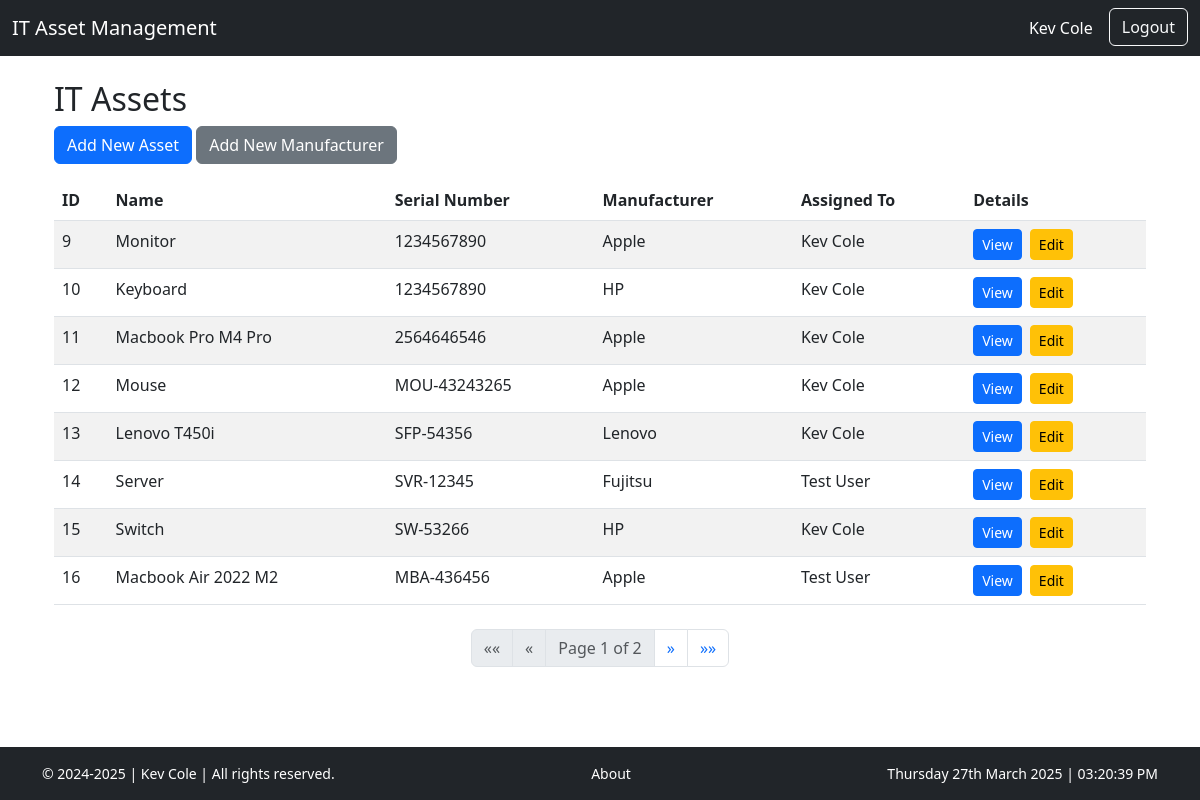
Page / (signed in) on the earlier database version.
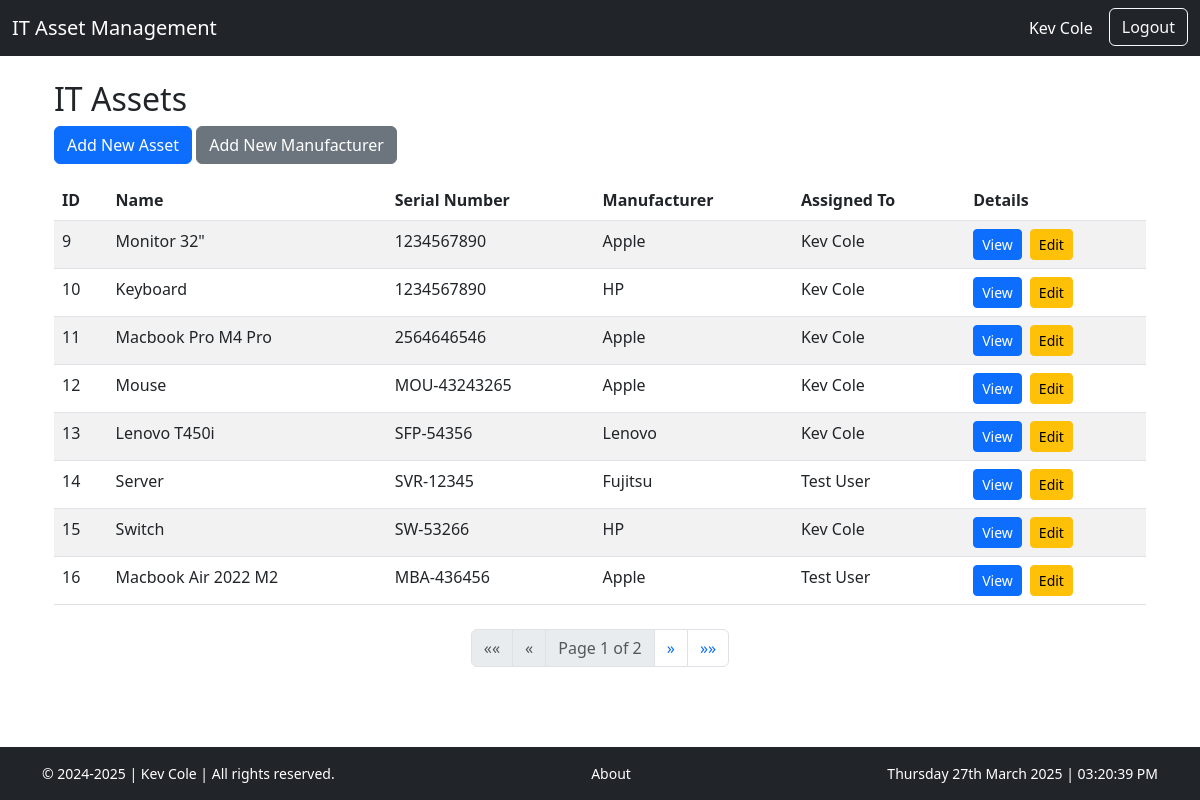
Same page on the later database version.
### it_asset/models.py (models this page shows, shortened)
class ITAsset(models.Model):
    name = models.CharField(max_length=100)
    serial_number = models.CharField(max_length=100)
    manufacturer = models.ForeignKey(Manufacturer, on_delete=models.CASCADE)
    assigned_to = models.ForeignKey(Employee, on_delete=models.CASCADE, blank=True, null=True)

class Manufacturer(models.Model):
    name = models.CharField(max_length=100)
    website = models.URLField(max_length=200, blank=True, null=True)  # New field for website

class Employee(models.Model):
    user = models.OneToOneField(User, on_delete=models.CASCADE)
    phone_number = models.CharField(max_length=15, default='N/A')
    address = models.CharField(max_length=255, default='N/A')
    position = models.CharField(max_length=100, blank=True, null=True)
    department = models.CharField(max_length=100, blank=True, null=True)
    hire_date = models.DateField(blank=True, null=True)
    def get_full_name(self):
        return f"{self.user.first_name} {self.user.last_name}"

### it_asset/views.py (the view)
# urls.py: path('', views.asset_list, name='asset_list'),
@login_required
def asset_list(request):
    assets = ITAsset.objects.all().order_by('id')
    paginator = Paginator(assets, 8)  # Show 10 assets per page
    page_number = request.GET.get('page')
    page_obj = paginator.get_page(page_number)
    manufacturers = Manufacturer.objects.all()
    employees = Employee.objects.all()
    context = {
        'page_obj': page_obj,
        'manufacturers': manufacturers,
        'employees': employees,
    }
    return render(request, 'assets/asset_list.html', context)

### it_asset/templates/assets/asset_list.html (shortened to what this page needs)
{% extends "base.html" %}
{% block content %}
<div class="container mt-4">
    <h2>IT Assets</h2>
    <div class="mb-3">
        <button class="btn btn-primary" data-bs-toggle="modal" data-bs-target="#addAssetModal">Add New Asset</button>
        <button class="btn btn-secondary" data-bs-toggle="modal" data-bs-target="#addManufacturerModal">Add New Manufacturer</button>
    </div>
    <table class="table table-striped table-hover">
        <thead>
            <tr>
                <th>ID</th>
                <th>Name</th>
                <th>Serial Number</th>
                <th>Manufacturer</th>
                <th>Assigned To</th>
                <th>Details</th>
            </tr>
        </thead>
        <tbody>
            {% for asset in page_obj %}
            <tr class="asset-row" data-id="{{ asset.id }}">
                <td>{{ asset.id }}</td>
                <td>{{ asset.name }}</td>
                <td>{{ asset.serial_number }}</td>
                <td>{{ asset.manufacturer.name }}</td>
                <td>{{ asset.assigned_to.user.get_full_name }}</td>
                <td>
                    <div class="d-flex gap-2">
                        <a href="{% url 'asset_detail' asset.id %}" class="btn btn-primary btn-sm">View</a>
                        <a href="{% url 'asset_update' asset.id %}" class="btn btn-warning btn-sm">Edit</a>
                    </div>
                </td>
            </tr>
            {% empty %}
            <tr>
                <td colspan="6">No assets available.</td>
            </tr>
            {% endfor %}
        </tbody>
    </table>
<div class="d-flex justify-content-center mt-4">
    <nav aria-label="Asset Pagination">
        <ul class="pagination">
            {% if page_obj.has_previous %}
                <li class="page-item">
                    <a class="page-link" href="?page=1" aria-label="First">
                        <span aria-hidden="true">&laquo;&laquo;</span>
                    </a>
                </li>
                <li class="page-item">
                    <a class="page-link" href="?page={{ page_obj.previous_page_number }}" aria-label="Previous">
                        <span aria-hidden="true">&laquo;</span>
                    </a>
                </li>
            {% else %}
                <li class="page-item disabled">
                    <span class="page-link">&laquo;&laquo;</span>
                </li>
                <li class="page-item disabled">
                    <span class="page-link">&laquo;</span>
                </li>
            {% endif %}
            <li class="page-item disabled">
                <span class="page-link">Page {{ page_obj.number }} of {{ page_obj.paginator.num_pages }}</span>
            </li>
            {% if page_obj.has_next %}
                <li class="page-item">
                    <a class="page-link" href="?page={{ page_obj.next_page_number }}" aria-label="Next">
                        <span aria-hidden="true">&raquo;</span>
                    </a>
                </li>
                <li class="page-item">
                    <a class="page-link" href="?page={{ page_obj.paginator.num_pages }}" aria-label="Last">
                        <span aria-hidden="true">&raquo;&raquo;</span>
                    </a>
                </li>
            {% endif %}
        </ul>
    </nav>
</div>
</div>
{% endblock %}

Differences in the rows shown:
changed ITAsset id 9: name "Monitor" → "Monitor 32\""
